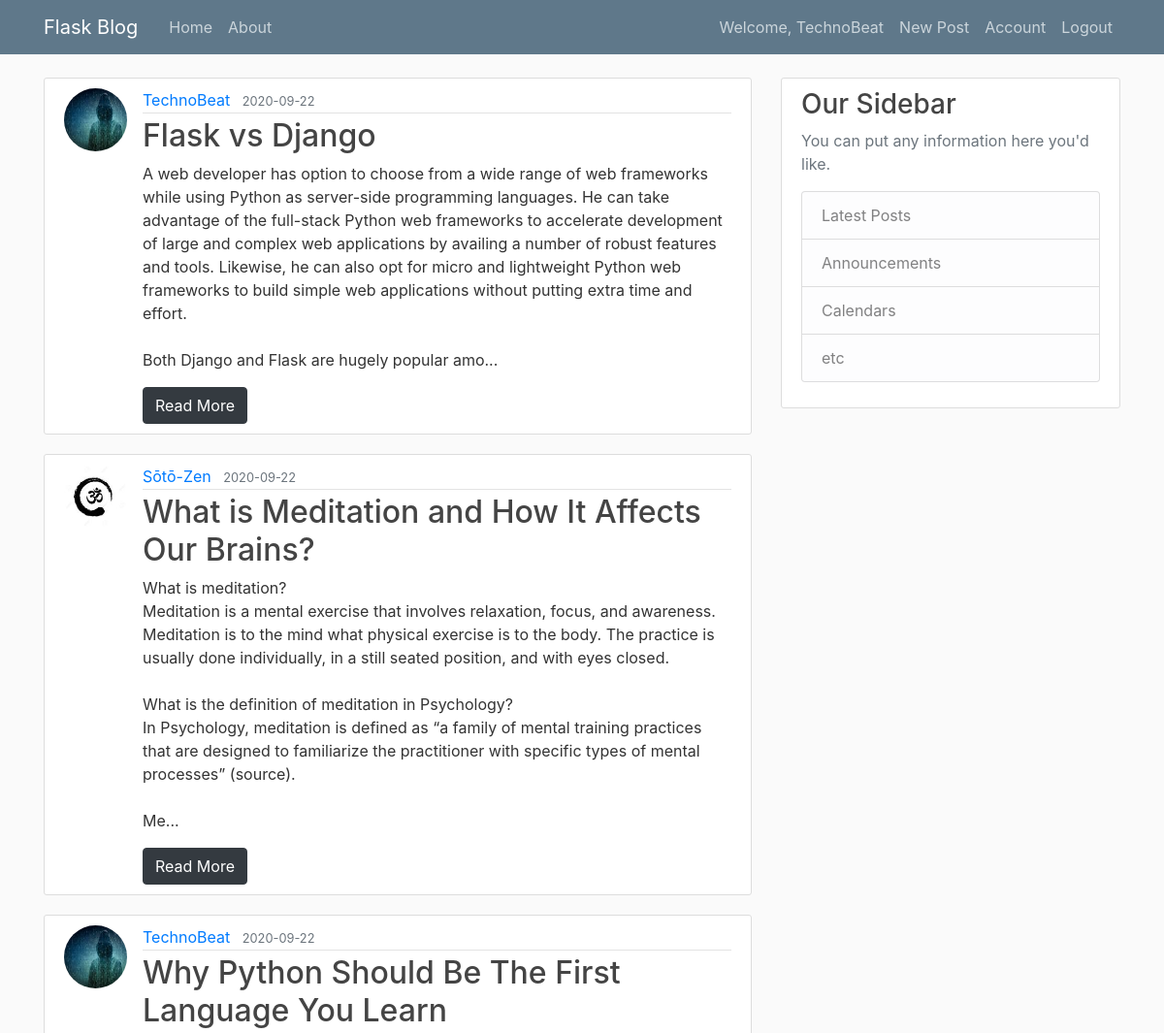
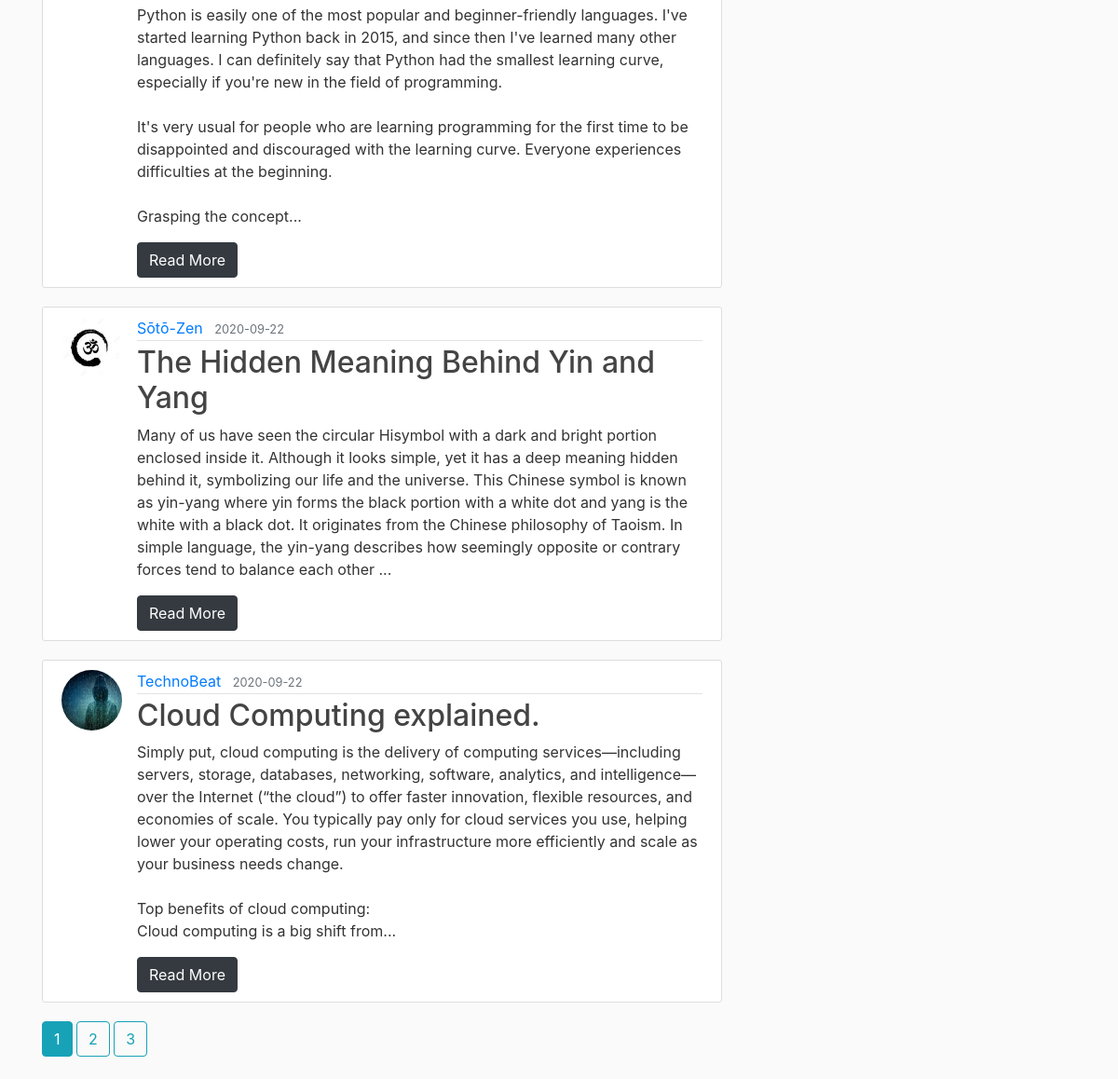
Screenshot of /home (signed in) with the database file from the repository (2 pictures, top to bottom).
### flaskblog/models.py (models this page shows, shortened)
class User(db.Model, UserMixin):
    id = db.Column(db.Integer, primary_key=True)
    username = db.Column(db.String(20), unique=True, nullable=False)
    email = db.Column(db.String(120), unique=True, nullable=False)
    image_file = db.Column(db.String(20), nullable=False, default='default.jpg')
    password = db.Column(db.String(60), nullable=False)
    posts = db.relationship('Post', backref='author', lazy=True)

class Post(db.Model):
    id = db.Column(db.Integer, primary_key=True)
    title = db.Column(db.String(100), nullable=False)
    date_posted = db.Column(db.DateTime, nullable=False, default=datetime.utcnow)
    content = db.Column(db.Text, nullable=False)
    user_id = db.Column(db.Integer, db.ForeignKey('user.id'), nullable=False)

### flaskblog/main/routes.py (the view)
@main.route("/")
@main.route("/home")
def home():
	page = request.args.get('page',1, type=int)
	posts = Post.query.order_by(Post.date_posted.desc()).paginate(page=page, per_page=5)
	return render_template('home.html', posts=posts)

### flaskblog/models.py (called while the page is built)
@login_manager.user_loader
def load_user(user_id):
    return User.query.get(int(user_id))

### flaskblog/templates/home.html
{% extends "layout.html" %}
{% block content %}
	{% for post in posts.items %}
		<article class="media content-section">
			<img class="rounded-circle article-img" src="{{ url_for('static', filename='profile_pics/' + post.author.image_file) }}">
		  <div class="media-body">
		    <div class="article-metadata">
		      <a class="mr-2" href="{{ url_for('users.user_posts', username=post.author.username) }}">{{ post.author.username }}</a>
		      <small class="text-muted">{{ post.date_posted.strftime('%Y-%m-%d') }}</small>
		    </div>
		    <h2><a class="article-title" href="{{ url_for('posts.post', post_id=post.id) }}">{{ post.title }}</a></h2>
		    <p class="article-content">{{ post.content[0:500] }}...</p>
		    <a class = "btn btn-dark" href="{{ url_for('posts.post', post_id=post.id ) }}">Read More</a>
		  </div>
		</article>
	{% endfor %}
	{% for page_num in posts.iter_pages(left_edge=1, right_edge=1, left_current = 1, right_current = 2) %}
		{% if page_num %}
			{% if posts.page == page_num %}
				<a class="btn btn-info mb-4" href="{{url_for('main.home', page=page_num)}}">{{ page_num }}</a>
			{% else %}
				<a class="btn btn-outline-info mb-4" href="{{url_for('main.home', page=page_num)}}">{{ page_num }}</a>
			{% endif %}
		{% else %}
			...
		{% endif %}
	{% endfor %}
{% endblock content %}

### flaskblog/templates/layout.html (shortened to what this page needs)
<!DOCTYPE html>
<html>
<head>
    <link rel="stylesheet" href="https://stackpath.bootstrapcdn.com/bootstrap/4.3.1/css/bootstrap.min.css">
    <link rel="stylesheet" type="text/css" href="{{ url_for('static', filename='main.css') }}">
</head>
<body>
	<header class="site-header">
	  <nav class="navbar navbar-expand-md navbar-dark bg-steel fixed-top">
	    <div class="container">
	      <a class="navbar-brand mr-4" href="/">Flask Blog</a>
	      <div class="collapse navbar-collapse" id="navbarToggle">
	        <div class="navbar-nav mr-auto">
	          <a class="nav-item nav-link" href="{{ url_for('main.home') }}">Home</a>
	          <a class="nav-item nav-link" href="{{ url_for('main.about') }}">About</a>
	        </div>
	        <div class="navbar-nav">
	        	{% if current_user.is_authenticated %}
	        		<a class="nav-item nav-link" href="#">Welcome, {{current_user.username}}</a>
	        		<a class="nav-item nav-link" href="{{ url_for('posts.new_post') }}">New Post</a>
	        		<a class="nav-item nav-link" href="{{ url_for('users.account') }}">Account</a>
	        		<a class="nav-item nav-link" href="{{ url_for('users.logout') }}">Logout</a>
	        	{% else %}
	        		<a class="nav-item nav-link" href="#">Welcome, Guest</a>
	          		<a class="nav-item nav-link" href="{{ url_for('users.login') }}">Login</a>
	          		<a class="nav-item nav-link" href="{{ url_for('users.register') }}">Register</a>
	          	{% endif %}
	        </div>
	      </div>
	    </div>
	  </nav>
	</header>
	<main role="main" class="container">
	  <div class="row">
	    <div class="col-md-8">
	      {% block content %}{% endblock %}
	    </div>
	    <div class="col-md-4">
	      <div class="content-section">
	        <h3>Our Sidebar</h3>
	        <p class='text-muted'>You can put any information here you'd like.
	          <ul class="list-group">
	            <li class="list-group-item list-group-item-light">Latest Posts</li>
	            <li class="list-group-item list-group-item-light">Announcements</li>
	            <li class="list-group-item list-group-item-light">Calendars</li>
	            <li class="list-group-item list-group-item-light">etc</li>
	          </ul>
	        </p>
	      </div>
	    </div>
	  </div>
	</main>
</body>
</html>

### flaskblog/static/main.css (style rules this page uses)
body { background: #fafafa; color: #333333; margin-top: 5rem; }
h1, h2, h3, h4, h5, h6 { color: #444444; }
.bg-steel { background-color: #5f788a; }
.site-header .navbar-nav .nav-link { color: #cbd5db; }
.content-section { background: #ffffff; padding: 10px 20px; border: 1px solid #dddddd; border-radius: 3px; margin-bottom: 20px; }
.article-title { color: #444444; }
.article-content { white-space: pre-line; }
.article-img { height: 65px; width: 65px; margin-right: 16px; }
.article-metadata { padding-bottom: 1px; margin-bottom: 4px; border-bottom: 1px solid #e3e3e3 }

### rows the page displays
User: username "TechnoBeat"
Post: image_file (picture), author.username "TechnoBeat", date_posted "2020-09-22", title "Flask vs Django", content "A web developer has option to choose from a wide range of web frameworks while using Python as server-side programming languages. He can take advantage of the full-stack Python web frameworks to accelerate development of large and complex web applications by availing a number of robust features and tools. Likewise, he can also opt for micro and lightweight Python web frameworks to build simple web applications without putting extra time and effort. Both Django and Flask are hugely popular amo"
Post: image_file (picture), author.username "Sōtō-Zen", date_posted "2020-09-22", title "What is Meditation and How It Affects Our Brains?", content "What is meditation? Meditation is a mental exercise that involves relaxation, focus, and awareness. Meditation is to the mind what physical exercise is to the body. The practice is usually done individually, in a still seated position, and with eyes closed. What is the definition of meditation in Psychology? In Psychology, meditation is defined as “a family of mental training practices that are designed to familiarize the practitioner with specific types of mental processes” (source). Me"
Post: image_file (picture), author.username "TechnoBeat", date_posted "2020-09-22", title "Why Python Should Be The First Language You Learn", content "Python is easily one of the most popular and beginner-friendly languages. I've started learning Python back in 2015, and since then I've learned many other languages. I can definitely say that Python had the smallest learning curve, especially if you're new in the field of programming. It's very usual for people who are learning programming for the first time to be disappointed and discouraged with the learning curve. Everyone experiences difficulties at the beginning. Grasping the concept"
Post: image_file (picture), author.username "Sōtō-Zen", date_posted "2020-09-22", title "The Hidden Meaning Behind Yin and Yang", content "Many of us have seen the circular Hisymbol with a dark and bright portion enclosed inside it. Although it looks simple, yet it has a deep meaning hidden behind it, symbolizing our life and the universe. This Chinese symbol is known as yin-yang where yin forms the black portion with a white dot and yang is the white with a black dot. It originates from the Chinese philosophy of Taoism. In simple language, the yin-yang describes how seemingly opposite or contrary forces tend to balance each other"
Post: image_file (picture), author.username "TechnoBeat", date_posted "2020-09-22", title "Cloud Computing explained.", content "Simply put, cloud computing is the delivery of computing services—including servers, storage, databases, networking, software, analytics, and intelligence—over the Internet (“the cloud”) to offer faster innovation, flexible resources, and economies of scale. You typically pay only for cloud services you use, helping lower your operating costs, run your infrastructure more efficiently and scale as your business needs change. Top benefits of cloud computing: Cloud computing is a big shift from"

### other values shown
{{ page_num }} "1"
{{ page_num }} "2" "3"
